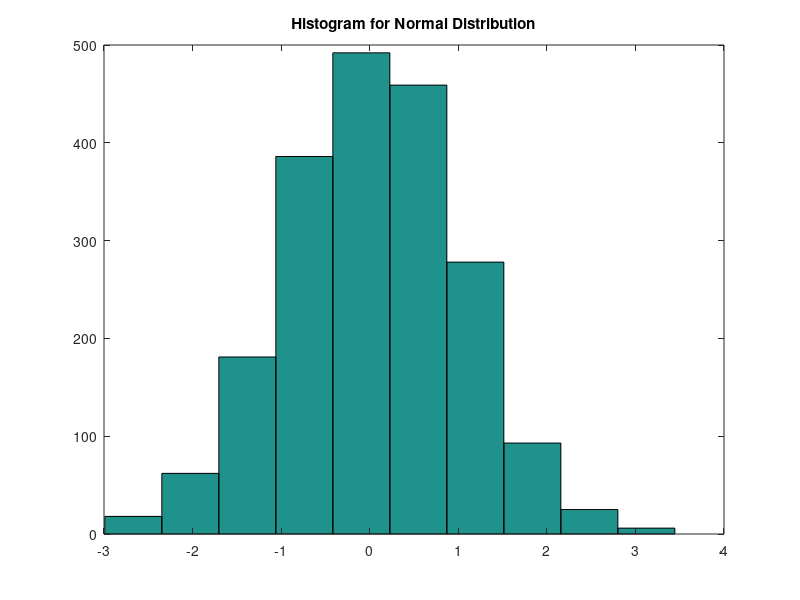
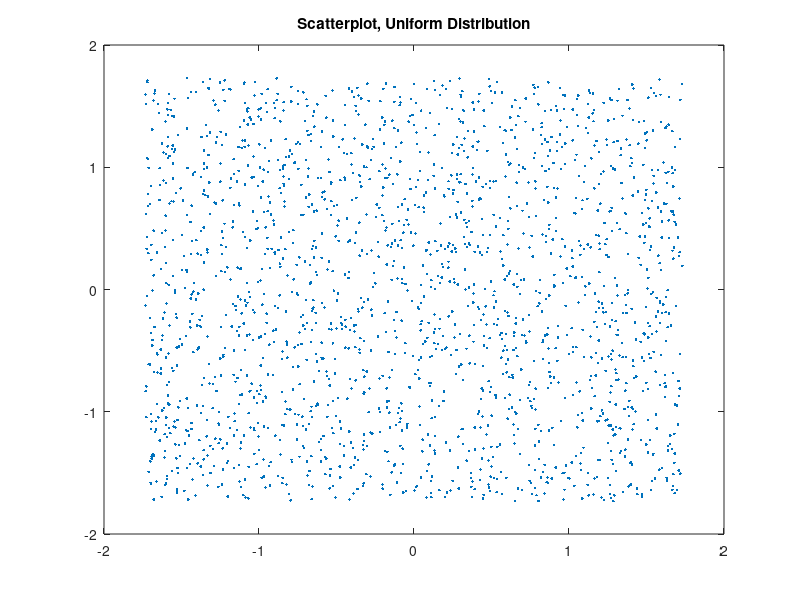
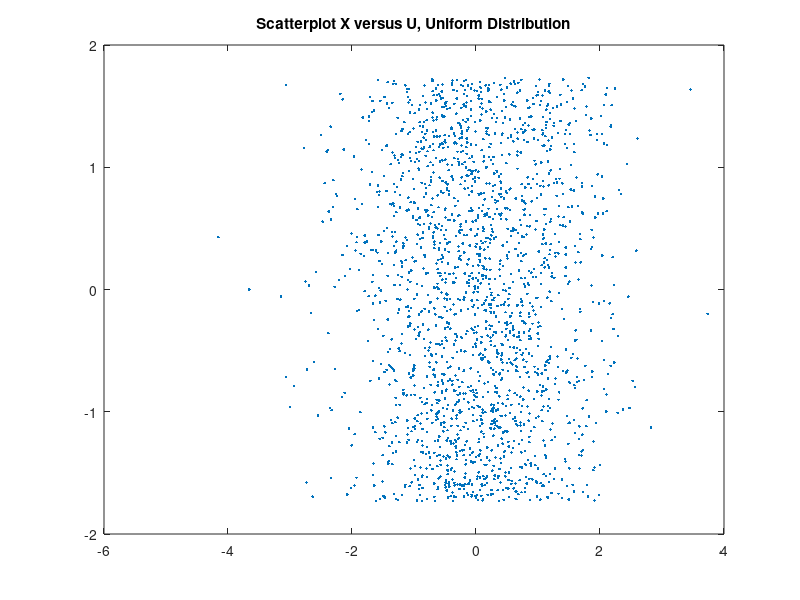

These charts were generated, in order, by the following MATLAB code: (Note: this script raises an error after producing the figures.)
% 2.1
figure()
N = randn(1,2000); % generates 2000 points that are Normal distributed
hist(N,10)
title('Histogram for Normal Distribution')


figure()
U = rand(1,2000); % generates 2000 points that are Uniform distributed
hist(U,10)
title('Histogram for Uniform Distribution')

%% 2.2 a

x = randn(1,2000);
y = randn(1,2000);

plot(x,y,'.')
title('Scatterplot, Normal Distribution')

%% 2.2 b

u = -sqrt(3)+2*sqrt(3)*rand(1,2000);
v = -sqrt(3)+2*sqrt(3)*rand(1,2000);

plot(u,v,'.');
title('Scatterplot, Uniform Distribution')
hold on

figure()
plot(x,u,'.')
title('Scatterplot X versus U, Uniform Distribution') % Stander Normal (0,1)

%% 2.3
N=2000;
yh=0.5;
dy=0.1;
xk= randn(1,N);
yk= randn(1,N);
k=1;
for(i=1:N)
    if (yk(i)>=yh-dy)&&(yk(i)<=yh+dy)
        x(k)=xk(i);
        k=k+1;
    end
end


figure()
histogram(x);
title('Histogram for selected values with a fixed y')

 figure()
 histogram(yk);
 title('Histogram for random values with for xk')
% no they are not the same becuse the xk is all probabiltiy of x with
% respect of all y while xk is the probability of x withe respecte of
% smalle interval to y 
 
%figure()
%histogram(yk(i),1);
%title('Histogram for selected values with a fixed sdsd')

%% 2.3 b

N=2000;
uh=0.5;
du=0.1;
xku= rand(1,N);
uk= rand(1,N);
k=1;
for(i=1:N)
    if (uk(i)>=uh-du)&&(uk(i)<=uh+du)
        x(k)=xku(i);
        k=k+1;
    end
end

figure()
hist(x, 20);
title('Histogram for selected values with a fixed y')

%% 3.1 a= 0.5

 x = randn(1,2000);
 y = randn(1,2000);
 
 a= 0.5;
 
 z = (a*x + sqrt(1-(a.^2))*y);
 
 figure()
 plot(x,z,'.')
 title('Scatterplot for alpha=0.5')
 
 figure()
 hist(z)
 title('Histogram for alpha=0.5')
 
 %% 3.1 a= -0.5

 x = randn(1,2000);
 y = randn(1,2000);
 
 a= -0.5;
 
 z = (a*x + sqrt(1-(a.^2))*y);
 
 figure()
 plot(x,z,'.')
 title('Scatterplot for alpha=-0.5')
 
 figure()
 hist(z)
 title('Histogram for alpha=-0.5')
 
 %% 3.1 a= 0.9

 x = randn(1,2000);
 y = randn(1,2000);
 
 a= 0.9;
 
 z = (a*x + sqrt(1-(a.^2))*y);
 
 figure()
 plot(x,z,'.')
 title('Scatterplot for alpha=0.9')
 
 figure()
 hist(z)
 title('Histogram for alpha=0.9')
 %% 3.1 a= -0.9

 x = randn(1,2000);
 y = randn(1,2000);
 
 a= -0.9;
 
 z = (a*x + sqrt(1-(a.^2))*y);
 
 figure()
 plot(x,z,'.')
 title('Scatterplot for alpha=-0.9')

 figure()
 hist(z)
 title('Histogram for alpha=-0.9')
 % Here We can relize clearly at alpha = -9 the mean value
 % is 0
 
 %% 3.2 a = 0.7 and zh = 0.5
 
 x = randn(1,2000);
 y = randn(1,2000);
 
 a= 0.7;
 
 z = (a*x + sqrt(1-(a.^2))*y);
 
 zh = 0.5;
 dz = 0.1;
 
k=1;
N=2000;

for (i=1:N)
    if (z(i) <= zh+dz && z(i) >= zh-dz)
        xz(k) = x(i);
        k=k+1;
    end
end
figure()
hist(xz,30)
title('Histogram for alpha=0.7 and p(xz)=0.5')

 %% 3.2 a = 0.7 and zh = -0.5
 
 x = randn(1,2000);
 y = randn(1,2000);
 
 a= 0.7;
 
 z = (a*x + sqrt(1-(a.^2))*y);
 
 zh = -0.5;
 dz = 0.1;
 
k=1;
N=2000;

for (i=1:N)
    if (z(i) <= zh+dz && z(i) >= zh-dz)
        xz(k) = x(i);
        k=k+1;
    end
end
figure()
hist(xz,30)
title('Histogram for alpha=0.7  and p(xz)=-0.5')

%% 3.2 a = -0.7 and zh = 0.5
 
 x = randn(1,2000);
 y = randn(1,2000);
 
 a= -0.7;
 
 z = (a*x + sqrt(1-(a.^2))*y);
 
 zh = 0.5;
 dz = 0.1;
 
k=1;
N=2000;

for (i=1:N)
    if (z(i) <= zh+dz && z(i) >= zh-dz)
        xz(k) = x(i);
        k=k+1;
    end
end

figure()
hist(xz,30)
title('Histogram for alpha=-0.7  and p(xz)=0.5')
%the center is shifted by - but they have same varines   
%% 4.1

N = 256;
K= 256;
X=randn(N,K);
AVG = mean(X');
figure()
% plot(AVG)
% title('Ensemble Average')
% 
AVG2= mean(X);
% figure()
% plot(AVG2);
% title('Time Average')
plot(AVG)
hold on
plot(AVG2)
hold off
% they are ergodic in the mean because of the limet of the 

%% 4.2


N = 256;
K= 256;
X=randn(N,K);

for (i=1:2)
    n1 = randi([1,N]);
    n2 = randi([1,N]);
    figure()
    plot(X(n1,:),X(n2,:),'.')
end

%% 5.4

for i=1:256
    w = randn(1,256);
    x = filter(1,[1 -1],w);
    X(:,i) = x;
end
figure()
plot(X);
title('All Realizations')

n1 = [10, 50, 100, 200];
n2 = [9, 49, 99, 199];
figure()
for j=1:4
    subplot(2,2,j)
    plot(X(n1(j),:),X(n2(j),:),'.')
end

figure()
n3 = [50, 100, 200];
n4 = [40, 90, 190];
for i=1:3
    subplot(2,2,i)
    plot(X(n3(i),:),X(n4(i),:),'.')
end

%% 5.5

for i=1:256
    w = randn(1,256);
    x = filter(1,[1 -1],w);
    X(:,i) = x;
end

for n=2:256
    r(n-1) = (X(n,:)*X(n-1,:)')/256;
end

plot(r)
hold on
y=(0:256);
x=y;
plot(x,y,'--') %  g?r denna ber?kningen
hold off
title('Sample Ensemble Auto-correlation')
legend('Actual value','Theoretical value')
%% 6.3
for (i = 1:256)
    w = randn(1,256);
    x=filter(1,[1 -0.9],w);
    X(:,i)= x;
end

figure()
plot(X)
title('All Realizations')

n1 = [10, 50, 100, 200];
n2 = [9, 49, 99, 199];

n3 = [50, 100, 200];
n4 = [40, 90, 190];

figure()
for j=1:4
    subplot(2,2,j)
    plot(X(n1(j),:),X(n2(j),:),'.')
end

figure()
for i=1:3
    subplot(2,2,i)
    plot(X(n3(i),:),X(n4(i),:),'.')
end

%% 6.4

for i=1:256
    w = randn(1,256);
    x = filter(1,[1 -0.9],w);
    X(:,i) = x;
end

l=1;

for n=2:256
    r(n-1) = (X(n,:)*X(n-1,:)')/256;
    rxt(n-1) = 0.9*((1-0.9^(n)))/0.18;
end
figure()
plot(r)
hold on
plot(rxt,'--')
hold off

